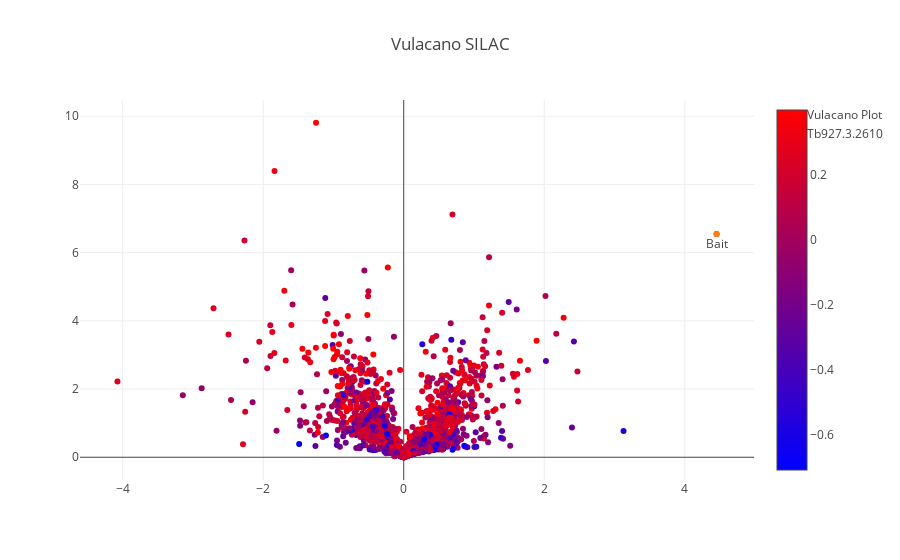

Notebook cell for this chart:
### Code cell
#interactive plot
trace_1 = go.Scatter(
    x=selection.logratio_mean,
    y=selection.log_pvalues,
    mode='markers',
    name='Vulacano Plot',
    text = [a + ' ' +b + ' '+str(round(c,1)) for a,b,c in zip(selection.index.values, selection.Gene_desc, selection.logScore )],
    hoverinfo = 'text',
    marker=dict(
        #size=16,
        color = np.log10(selection.logScore), #set color equal to a variable
        colorscale='Bluered',
        showscale=True
    )
)

annot_1 = go.Scatter(
    x=[selection.logratio_mean.loc['Tb927.3.2610']],
    y=[selection.log_pvalues.loc['Tb927.3.2610']],
    mode='markers+text',
    name='Tb927.3.2610',
    text=['Bait'],
    textposition='bottom center'
)



layout = dict(title='Vulacano SILAC')


fig = go.Figure(data=[trace_1, annot_1], 
                layout=layout)
iplot(fig, filename='test')

### Figure 1 — Plotly figure (JSON) as saved in the notebook; plotly's stock layout.template omitted (floating-point values rounded to 4 significant figures; data arrays with more than 128 entries replaced by an {"elided": "..."} marker saying what was removed)
{"data": [{"hoverinfo": "text", "marker": {"color": {"elided": "1703 float values"}, "colorscale": "Bluered", "showscale": true}, "mode": "markers", "name": "Vulacano Plot", "text": {"elided": "1703 str values"}, "type": "scatter", "uid": "ef573312-deae-11e8-b43f-005056c00008", "x": {"elided": "1703 float values"}, "y": {"elided": "1703 float values"}}, {"mode": "markers+text", "name": "Tb927.3.2610", "text": ["Bait"], "textposition": "bottom center", "type": "scatter", "uid": "ef573313-deae-11e8-a969-005056c00008", "x": [4.452], "y": [6.547]}], "layout": {"title": "Vulacano SILAC"}}
